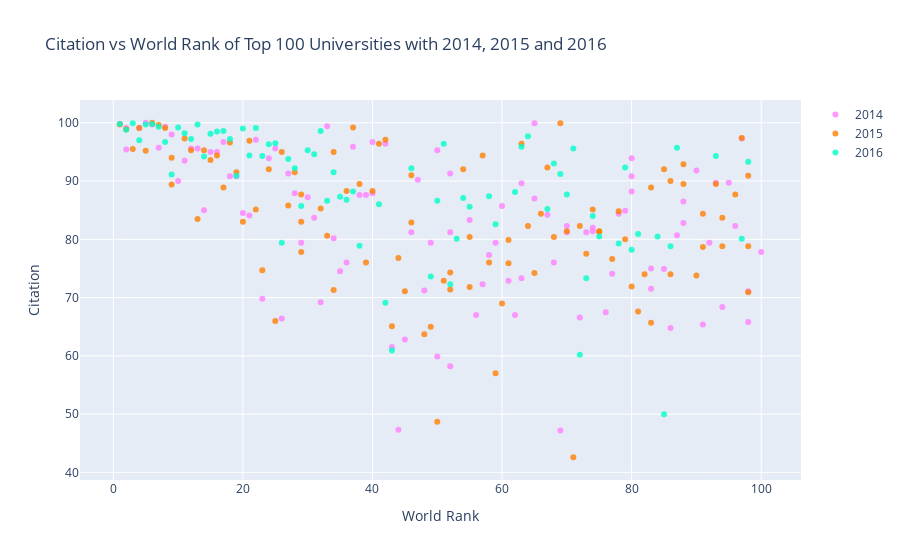

Here is the notebook cell this chart was saved with:
### Code cell
df2014 = timesData[timesData['year'] == 2014].iloc[:100, :]
df2015 = timesData[timesData['year'] == 2015].iloc[:100, :]
df2016 = timesData[timesData['year'] == 2016].iloc[:100, :]

trace1 = go.Scatter(x = df2014['world_rank'], 
                    y = df2014['citations'], 
                    mode = "markers", 
                    name = "2014", 
                    marker = dict(color = 'rgba(255, 128, 255, 0.8)'), 
                    text = df2014['university_name'])

trace2 = go.Scatter(x = df2015['world_rank'], 
                    y = df2015['citations'], 
                    mode = "markers", 
                    name = "2015", 
                    marker = dict(color = 'rgba(255, 128, 2, 0.8)'), 
                    text = df2015['university_name'])

trace3 = go.Scatter(x = df2016['world_rank'], 
                    y = df2016['citations'], 
                    mode = "markers", 
                    name = "2016", 
                    marker = dict(color = 'rgba(0, 255, 200, 0.8)'), 
                    text = df2016['university_name'])

data = [trace1, trace2, trace3]
layout = dict(title = 'Citation vs World Rank of Top 100 Universities with 2014, 2015 and 2016', 
              xaxis = dict(title = 'World Rank',ticklen = 5,zeroline = False), 
              yaxis = dict(title = 'Citation', ticklen = 5, zeroline = False))

fig = dict(data = data, layout = layout)
iplot(fig)

### Figure 1 — Plotly figure (JSON) as saved in the notebook; plotly's stock layout.template omitted (floating-point values rounded to 4 significant figures)
{"data": [{"marker": {"color": "rgba(255, 128, 255, 0.8)"}, "mode": "markers", "name": "2014", "text": ["California Institute of Technology", "Harvard University", "University of Oxford", "Stanford University", "Massachusetts Institute of Technology", "Princeton University", "University of Cambridge", "University of California, Berkeley", "University of Chicago", "Imperial College London", "Yale University", "University of California, Los Angeles", "Columbia University", "ETH Zurich – Swiss Federal Institute of Technology Zurich", "Johns Hopkins University", "University of Pennsylvania", "Duke University", "University of Michigan", "Cornell University", "University of Toronto", "University College London", "Northwestern University", "University of Tokyo", "Carnegie Mellon University", "University of Washington", "National University of Singapore", "University of Texas at Austin", "Georgia Institute of Technology", "University of Illinois at Urbana-Champaign", "University of Wisconsin-Madison", "University of British Columbia", "London School of Economics and Political Science", "University of California, Santa Barbara", "University of Melbourne", "McGill University", "Karolinska Institute", "École Polytechnique Fédérale de Lausanne", "King’s College London", "University of Edinburgh", "New York University", "University of California, San Diego", "Washington University in St Louis", "University of Hong Kong", "Seoul National University", "Peking University", "University of Minnesota", "University of North Carolina at Chapel Hill", "Australian National University", "Pennsylvania State University", "Boston University", "Tsinghua University", "Brown University", "Kyoto University", "University of California, Davis", "LMU Munich", "Korea Advanced Institute of Science and Technology (KAIST)", "Hong Kong University of Science and Technology", "University of Manchester", "Ohio State University", "Pohang University of Science and Technology", "KU Leuven", "Purdue University", "The University of Queensland", "University of Göttingen", "Rice University", "École Normale Supérieure", "Leiden University", "Heidelberg University", "Delft University of Technology", "University of Southern California", "École Polytechnique", "University of Sydney", "Erasmus University Rotterdam", "University of Basel", "Utrecht University", "Nanyang Technological University", "Wageningen University and Research Center", "University of Pittsburgh", "University of Bristol", "Durham University", "Emory University", "Tufts University", "Michigan State University", "University of Amsterdam", "Ghent University", "Free University of Berlin", "Technical University of Munich", "Case Western Reserve University", "Vanderbilt University", "University of Notre Dame", "Monash University", "McMaster University", "University of California, Irvine", "Humboldt University of Berlin", "University of Rochester", "Pierre and Marie Curie University", "University of Colorado Boulder", "Maastricht University", "University of Groningen", "University of Helsinki"], "type": "scatter", "x": ["1", "2", "2", "4", "5", "6", "7", "8", "9", "10", "11", "12", "13", "14", "15", "16", "17", "18", "19", "20", "21", "22", "23", "24", "25", "26", "27", "28", "29", "30", "31", "32", "33", "34", "35", "36", "37", "38", "39", "40", "40", "42", "43", "44", "45", "46", "47", "48", "49", "50", "50", "52", "52", "52", "55", "56", "57", "58", "59", "60", "61", "62", "63", "63", "65", "65", "67", "68", "69", "70", "70", "72", "73", "74", "74", "76", "77", "78", "79", "80", "80", "80", "83", "83", "85", "86", "87", "88", "88", "90", "91", "92", "93", "94", "95", "96", "97", "98", "98", "100"], "y": [99.8, 99.1, 95.4, 99.1, 100, 99.7, 95.7, 99.3, 98, 90, 93.5, 95.6, 95.6, 85, 95, 95, 96.7, 90.8, 90.8, 84.5, 84.1, 97.1, 69.8, 93.9, 95.6, 66.4, 91.3, 87.9, 79.4, 87.2, 83.7, 69.2, 99.4, 80.2, 74.5, 76, 95.9, 87.6, 87.6, 87.9, 96.7, 96.4, 61.5, 47.3, 62.8, 81.2, 90.2, 71.2, 79.4, 95.3, 59.9, 91.3, 58.2, 81.2, 83.3, 67, 72.3, 77.3, 79.4, 85.7, 72.9, 67, 73.3, 89.6, 99.9, 87, 84.2, 76, 47.2, 81.2, 82.3, 66.6, 81.2, 81.4, 82, 67.5, 74.1, 84.4, 84.9, 88.2, 90.8, 93.9, 71.5, 75, 74.9, 64.8, 80.7, 82.8, 86.5, 91.8, 65.4, 79.4, 89.7, 68.4, 89.7, 82.3, 97.3, 65.8, 71.1, 77.8]}, {"marker": {"color": "rgba(255, 128, 2, 0.8)"}, "mode": "markers", "name": "2015", "text": ["California Institute of Technology", "Harvard University", "University of Oxford", "Stanford University", "University of Cambridge", "Massachusetts Institute of Technology", "Princeton University", "University of California, Berkeley", "Imperial College London", "Yale University", "University of Chicago", "University of California, Los Angeles", "ETH Zurich – Swiss Federal Institute of Technology Zurich", "Columbia University", "Johns Hopkins University", "University of Pennsylvania", "University of Michigan", "Duke University", "Cornell University", "University of Toronto", "Northwestern University", "University College London", "University of Tokyo", "Carnegie Mellon University", "National University of Singapore", "University of Washington", "Georgia Institute of Technology", "University of Texas at Austin", "LMU Munich", "University of Illinois at Urbana-Champaign", "University of Wisconsin-Madison", "University of British Columbia", "University of Melbourne", "London School of Economics and Political Science", "École Polytechnique Fédérale de Lausanne", "University of Edinburgh", "University of California, Santa Barbara", "New York University", "McGill University", "King’s College London", "University of California, San Diego", "Washington University in St Louis", "University of Hong Kong", "Karolinska Institute", "Australian National University", "University of Minnesota", "University of North Carolina at Chapel Hill", "Peking University", "Tsinghua University", "Seoul National University", "Hong Kong University of Science and Technology", "Korea Advanced Institute of Science and Technology (KAIST)", "University of Manchester", "Brown University", "KU Leuven", "University of California, Davis", "Boston University", "Pennsylvania State University", "Kyoto University", "University of Sydney", "Nanyang Technological University", "École Polytechnique", "Scuola Normale Superiore di Pisa", "Leiden University", "The University of Queensland", "Pohang University of Science and Technology", "University of Göttingen", "Ohio State University", "Rice University", "Heidelberg University", "Delft University of Technology", "Erasmus University Rotterdam", "Wageningen University and Research Center", "University of Bristol", "University of Basel", "University of Southern California", "University of Amsterdam", "École Normale Supérieure", "Utrecht University", "Humboldt University of Berlin", "Free University of Berlin", "Michigan State University", "Durham University", "Monash University", "Middle East Technical University", "University of Arizona", "University of Notre Dame", "Tufts University", "University of California, Irvine", "Ghent University", "University of Massachusetts", "University of Pittsburgh", "Emory University", "McMaster University", "University of Glasgow", "Vanderbilt University", "University of Colorado Boulder", "Stockholm University", "Technical University of Munich", "Uppsala University"], "type": "scatter", "x": ["1", "2", "3", "4", "5", "6", "7", "8", "9", "9", "11", "12", "13", "14", "15", "16", "17", "18", "19", "20", "21", "22", "23", "24", "25", "26", "27", "28", "29", "29", "29", "32", "33", "34", "34", "36", "37", "38", "39", "40", "41", "42", "43", "44", "45", "46", "46", "48", "49", "50", "51", "52", "52", "54", "55", "55", "57", "58", "59", "60", "61", "61", "63", "64", "65", "66", "67", "68", "69", "70", "71", "72", "73", "74", "75", "75", "77", "78", "79", "80", "81", "82", "83", "83", "85", "86", "86", "88", "88", "90", "91", "91", "93", "94", "94", "96", "97", "98", "98", "98"], "y": [99.7, 98.9, 95.5, 99.1, 95.2, 100, 99.6, 99.1, 89.4, 94, 97.3, 95.3, 83.5, 95.3, 93.6, 94.4, 88.9, 96.6, 91.5, 83, 96.9, 85.1, 74.7, 92, 66, 95, 85.8, 91.5, 83, 77.8, 87.7, 85.3, 80.6, 71.3, 95, 88.3, 99.2, 89.5, 76, 88.3, 96.4, 97.1, 65.1, 76.8, 71.1, 82.9, 91, 63.7, 65, 48.7, 72.9, 71.4, 74.3, 92, 71.8, 80.4, 94.4, 76, 57, 69, 75.9, 79.9, 96.4, 82.3, 74.2, 84.4, 92.3, 80.4, 99.9, 81.4, 42.6, 82.3, 77.5, 85.1, 81.4, 81.3, 76.6, 84.8, 80, 71.9, 67.6, 74, 88.9, 65.7, 92, 74, 90, 92.9, 89.5, 73.8, 78.7, 84.4, 89.5, 78.8, 83.7, 87.7, 97.4, 90.9, 78.8, 70.9]}, {"marker": {"color": "rgba(0, 255, 200, 0.8)"}, "mode": "markers", "name": "2016", "text": ["California Institute of Technology", "University of Oxford", "Stanford University", "University of Cambridge", "Massachusetts Institute of Technology", "Harvard University", "Princeton University", "Imperial College London", "ETH Zurich – Swiss Federal Institute of Technology Zurich", "University of Chicago", "Johns Hopkins University", "Yale University", "University of California, Berkeley", "University College London", "Columbia University", "University of California, Los Angeles", "University of Pennsylvania", "Cornell University", "University of Toronto", "Duke University", "University of Michigan", "Carnegie Mellon University", "London School of Economics and Political Science", "University of Edinburgh", "Northwestern University", "National University of Singapore", "King’s College London", "Karolinska Institute", "LMU Munich", "New York University", "École Polytechnique Fédérale de Lausanne", "University of Washington", "University of Melbourne", "University of British Columbia", "KU Leuven", "University of Illinois at Urbana-Champaign", "Heidelberg University", "McGill University", "University of California, San Diego", "University of California, Santa Barbara", "Georgia Institute of Technology", "Peking University", "University of Tokyo", "University of California, Davis", "University of Hong Kong", "University of Texas at Austin", "Tsinghua University", "Wageningen University and Research Center", "Humboldt University of Berlin", "University of Wisconsin-Madison", "Brown University", "Australian National University", "Technical University of Munich", "École Normale Supérieure", "Nanyang Technological University", "University of Manchester", "University of Sydney", "University of Amsterdam", "Hong Kong University of Science and Technology", "The University of Queensland", "Washington University in St Louis", "Utrecht University", "University of North Carolina at Chapel Hill", "Boston University", "Delft University of Technology", "University of Minnesota", "Leiden University", "University of Southern California", "University of Bristol", "Durham University", "Erasmus University Rotterdam", "Free University of Berlin", "Monash University", "University of Groningen", "Pennsylvania State University", "University of Glasgow", "University of Helsinki", "University of Tübingen", "University of Pittsburgh", "University of Warwick", "Uppsala University", "University of Copenhagen", "University of New South Wales", "University of Freiburg", "Seoul National University", "University of St Andrews", "Vanderbilt University", "Kyoto University", "Maastricht University", "Emory University", "Lund University", "Ohio State University", "University of Exeter", "University of Bonn", "Georgetown University", "McMaster University", "University of Sheffield", "Queen Mary University of London", "University of Göttingen", "Michigan State University"], "type": "scatter", "x": ["1", "2", "3", "4", "5", "6", "7", "8", "9", "10", "11", "12", "13", "14", "15", "16", "17", "18", "19", "20", "21", "22", "23", "24", "25", "26", "27", "28", "29", "30", "31", "32", "33", "34", "35", "36", "37", "38", "=39", "=39", "41", "42", "43", "=44", "=44", "46", "=47", "=47", "49", "50", "51", "52", "53", "54", "55", "=56", "=56", "58", "59", "=60", "=60", "62", "63", "64", "=65", "=65", "67", "68", "69", "70", "71", "72", "73", "74", "75", "=76", "=76", "78", "79", "80", "81", "=82", "=82", "84", "85", "86", "87", "=88", "=88", "=90", "=90", "=90", "93", "=94", "=94", "=94", "97", "98", "=99", "=99"], "y": [99.8, 98.8, 99.9, 97, 99.7, 99.8, 99.3, 96.7, 91.1, 99.2, 98.2, 97.2, 99.7, 94.2, 98.1, 98.5, 98.6, 97.2, 90.9, 99, 94.4, 99.1, 94.3, 96.3, 96.5, 79.4, 93.8, 92.2, 85.7, 95.3, 94.6, 98.6, 86.6, 91.5, 87.3, 86.8, 88.2, 78.9, 98.7, 99.2, 86, 69.1, 60.9, 84.3, 70.1, 92.2, 58.8, 87.8, 73.6, 86.6, 96.4, 72.3, 80.1, 87.1, 85.6, 77.3, 77.5, 87.4, 82.6, 82.4, 99.2, 88.1, 95.9, 97.7, 61.5, 88, 85.2, 93, 91.2, 87.7, 95.6, 60.2, 73.3, 84, 80.5, 92.3, 82.1, 79.3, 92.3, 78.2, 80.9, 86.2, 82.1, 80.5, 50, 78.8, 95.7, 46.6, 82.7, 96.7, 81.3, 83.2, 94.3, 85.3, 82.5, 84.9, 80.1, 93.3, 72.7, 76.8]}], "layout": {"title": {"text": "Citation vs World Rank of Top 100 Universities with 2014, 2015 and 2016"}, "xaxis": {"ticklen": 5, "title": {"text": "World Rank"}, "zeroline": false}, "yaxis": {"ticklen": 5, "title": {"text": "Citation"}, "zeroline": false}}}
